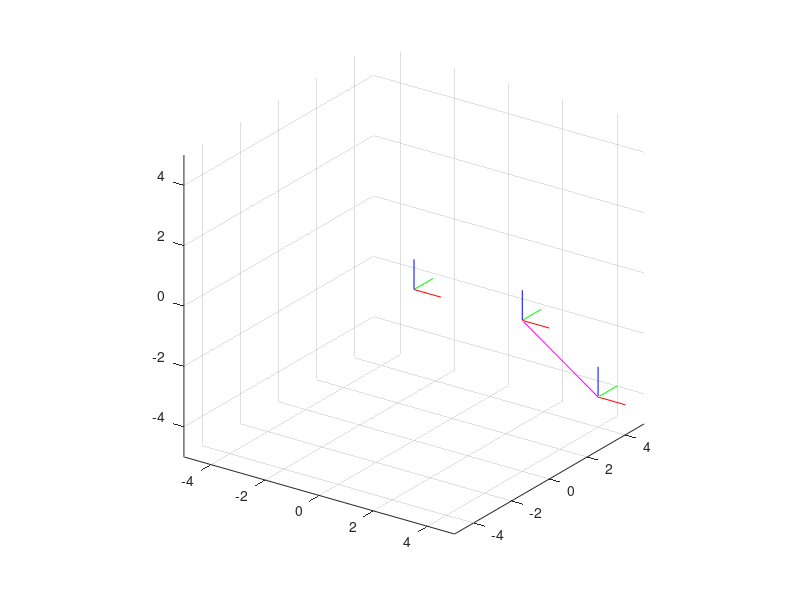

This figure's MATLAB source:
clc
clear all
close all
v1 = [4, 0,0 ];
O = [0,0,0];
v2 = [4,4,-4];
V = v1-v2;
V = V/norm(V);
t1 = acosd(V(2)/(sqrt(V(2)^2+V(1)^2)));%*180/pi;
t2 = acosd(V(3)/sqrt(V(3)^2+V(1)^2));%*180/pi;
t3 = acosd(V(1)/sqrt(V(1)^2+V(3)^2));%*180/pi;
IE = [1 1 1];
figure(1)
hold on
grid on
axis equal
axis([-5 5 -5 5 -5 5])
view([35,24])
% plot3(V(1),V(2),V(3),'-mo','LineWidth',1)
plot3([0,IE(1)],[0,0],[0,0],'r')
plot3([0,0],[0,IE(2)],[0,0],'g')
plot3([0,0],[0,0],[0,IE(3)],'b')

plot3([v2(1),v2(1)+IE(1)],[v2(2),v2(2)],[v2(3),v2(3)],'r')
plot3([v2(1),v2(1)],[v2(2),v2(2)+IE(2)],[v2(3),v2(3)],'g')
plot3([v2(1),v2(1)],[v2(2),v2(2)],[v2(3),v2(3)+IE(3)],'b')

plot3([v1(1),v1(1)+IE(1)],[v1(2),v1(2)],[v1(3),v1(3)],'r')
plot3([v1(1),v1(1)],[v1(2),v1(2)+IE(2)],[v1(3),v1(3)],'g')
plot3([v1(1),v1(1)],[v1(2),v1(2)],[v1(3),v1(3)+IE(3)],'b')

plot3([v1(1),v2(1)],[v1(2),v2(2)],[v1(3),v2(3)],'m')
% plot3([v1(1),v1(1)],[v2(2),v1(2)+IE(2)],[v1(3),v1(3)],'g')
% plot3([v1(1),v1(1)],[v2(2),v1(2)],[v1(3),v1(3)+IE(1)],'b')